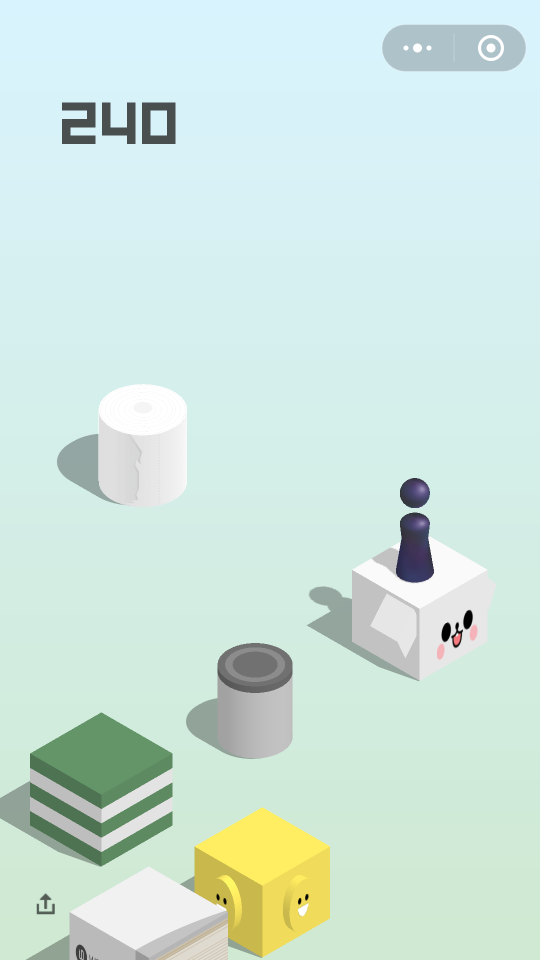
#> input picture input/2018-02-01-19-05-45-339839.png, 1080 x 1920 px (shown at 1/2 size)
$ python NextJumpPlat.py   (older library calls are emulated)
#> lines starting #> are read from the running program, lines starting #| are printed output that depends on the picture; after the words box and inside, x2 and y2 are one past the last pixel; in counts of white or black regions, pixels touching at a corner belong together
### BlackChess.py
#-*- coding: UTF-8 -*-
'''
寻找棋子chess的位置

* 首先根据颜色阈值进行寻找
* 如果没有找到的话就通过使用模板匹配找到棋子的位置
'''

import cv2
import numpy as np
from  FGVisonUtil import FGVisionUtil as vutils


# [29 lines left out: function getChessFootByTempMatch, not called in this run]


def getChessFootMask(img):
    '''
        利用HSV阈值获取棋子的掩模
    '''
    # 先转换为HSV格式的图片
    img_hsv = cv2.cvtColor(img, cv2.COLOR_BGR2HSV)

    # 阈值下界
    lowerb = (104, 33, 58)
    # 阈值上界
    upperb = (136, 121, 104)

    # 图像二值化
    mask = cv2.inRange(img_hsv, lowerb, upperb)
    # 闭运算， 去除棋子头部的黑洞
    mask = cv2.morphologyEx(mask, cv2.MORPH_CLOSE, np.ones((9,9)), iterations=6)

    return mask

# [36 lines left out: functions getChessFootByColor, getChessFootPosi, not called in this run]


# [20 lines that do not run on import are left out]

### FGVisonUtil.py
# -*- coding: utf-8 -*-
import cv2
import numpy as np

import matplotlib.pyplot as plt
import math
import random

class FGVisionUtil:
    '''
        凡哥的机器视觉工具箱
        封装了一些常用的功能
    '''
    # [100 lines left out: functions cal_rgb_margin, cal_single_margin, draw_gray_hist, draw_rgb_hist, justify_rgb_value, not called in this run]

    @staticmethod
    def contours_filter(contours, minWidth=None, maxWidth=None, minHeight=None, maxHeight=None, minArea=None):
        '''
            contours筛选器  通过宽度高度面积 过滤轮廓
        '''
        newCntList = []

        for cnt in contours:

            rect = cv2.minAreaRect(cnt)       # 获取最小矩形区域
            area = cv2.contourArea(cnt)       # 获取contour的面积

            width = rect[1][0]
            height = rect[1][1]

            if minWidth and width < minWidth:
                continue
            if maxWidth and width > maxWidth:
                continue
            if minHeight and height < minHeight:
                continue
            if maxHeight and height > maxHeight:
                continue
            if minArea and area < minArea:
                continue

            newCntList.append(cnt)
        return newCntList


    # [99 lines left out: functions isPointInRectangle, printImgInfo, cal_distance, fitBGRBValue, findCurveBoundary, getMaxCurveBoundary and 1 more, not called in this run]

### NextJumpPlat.py
#-*- coding: UTF-8 -*-
'''
    提取跳一跳 下一跳的平台平面
'''
import cv2
import numpy as np
from FGVisonUtil import FGVisionUtil as vutils
from BlackChess import getChessFootMask
import math


def getCannyEdge(img):
    '''
    获取图片rgb三个通道的边缘图像，并叠加在一起
    '''
    # sobel算子的尺寸
    sobel_size = 5
    threshold1 = 150
    threshold2 = 100

    edgeB = cv2.Canny(img[:,:,0], threshold1, threshold2, apertureSize=sobel_size)
    edgeG = cv2.Canny(img[:,:,1], threshold1, threshold2, apertureSize=sobel_size)
    edgeR = cv2.Canny(img[:,:,2], threshold1, threshold2, apertureSize=sobel_size)

    # 边缘图像叠加
    edge = cv2.bitwise_or(cv2.bitwise_or(edgeB, edgeG), edgeR)

    # 抹掉棋子的部分
    chess_mask = getChessFootMask(img)
    edge = cv2.bitwise_and(edge, cv2.bitwise_not(chess_mask))
    # 去除截图上下1/4处图像的边界
    height, width = edge.shape
    edge[0:int(height/4)] = 0
    edge[int(3*height/4):] = 0
    return edge

def isNextPoint(cur_pt, next_pt, x_direction=-1):
    '''
        判断是否为下一个方向下的点
        x_direction = -1 向左拓展
        x_direction = =1 向右拓展
    '''
    x1,y1 = cur_pt
    x2,y2 = next_pt

    if (x1 - x2) * x_direction > 0 or y1 - y2 > 5:
        # 判断方向是否匹配
        # 对y轴方向小的起伏做滤波作用
        return False
    elif x1 == x2 and y2 - y1 > 5:
        # 检测较大落差 ->判断为垂直竖线
        return False
    return True

def isInShadow(refer_backcolor, hsv_value):
    '''
    判断像素hsv_value 是否为阴影像素
        refer_backcolor 为参考背景色(hsv 格式)
        hsv_value 用来验证是否是阴影
    '''
    # 验证H通道
    if abs(int(refer_backcolor[0])-int(hsv_value[0])) > 5:
        return False
    # 验证S通道
    if abs(int(refer_backcolor[1])-int(hsv_value[1])) > 5:
        return False
    # 判断V亮度差
    delta_s =  int(refer_backcolor[2])- int(hsv_value[2])
    if delta_s > 70 and delta_s < 80:
        return True
    return False


def getLittleWhitePointCenter(img, offset=(0,0), debug=False):
    '''
        找到下一跳的中心白点
    '''
    lowerb = (245, 245, 245)
    upperb = (245, 245, 245)


    mask = cv2.inRange(img, lowerb, upperb)
    image, contours, hierarchy = cv2.findContours(image=mask, mode=cv2.RETR_EXTERNAL, method=cv2.CHAIN_APPROX_SIMPLE)
    contours = vutils.contours_filter(contours, minWidth=35, maxWidth=45, minHeight=20, maxHeight=30)

    if len(contours) != 1:
        if debug:
            # 没有发现小白块 或者发现了多个
            return (None, np.hstack((img, cv2.cvtColor(mask, cv2.COLOR_GRAY2BGR))))
        return None

    # 确定白点的中心点
    (x, y, w, h) = cv2.boundingRect(contours[0])
    cx = int(x+w/2+offset[0])
    cy = int(y+h/2+offset[1])

    if debug == False:
        return (cx, cy)
    else:
        canvas = img.copy()
        cv2.rectangle(canvas, (x,y), (x+w, y+h), (0,0,255), thickness=4)
        return (cx, cy), canvas


def adjust_points(top_point, left_point, right_point):
    '''
    根据左右两点的比值，来适当调整端点位置
    > 便利店轮廓 锯齿太多
    '''
    x1,y1 = top_point
    x2,y2 = left_point
    x3,y3 = right_point
    # 计算左右两点到顶点的距离
    left_len = math.sqrt(math.pow(x1-x2,2) + math.pow(y1-y2, 2))
    right_len = math.sqrt(math.pow(x1-x3,2) + math.pow(y1-y3, 2))
    # 根据比例判断是否超出正常范围
    ratio = left_len / right_len
    if ratio < 1/3:
        # 左边太短， 调整left_point
        left_point = (2*top_point[0]-right_point[0], right_point[1])
    elif ratio > 3:
        # 右边太短
        right_point = (2*top_point[0]-left_point[0], left_point[1])

    return (top_point, left_point, right_point)

def getNextJumpPlatCenter(img, debug=False):
    '''
        获取下一跳平台的中心
    '''
    # 声明画布
    canvas = img.copy()
    # 获取边缘图像
    edge = getCannyEdge(img)
    # 获取边缘信息
    image, contours, hierarchy = cv2.findContours(image=edge, mode=cv2.RETR_EXTERNAL, method=cv2.CHAIN_APPROX_SIMPLE)
    # 对轮廓点集进行过滤
    contours = vutils.contours_filter(contours, minWidth=50, minHeight=50)

    # 找到最高顶点所在轮廓
    next_box_cnt = min(contours, key=lambda cnt: tuple(cnt[cnt[:,:,1].argmin()][0])[1])

    # 获取顶点序号
    top_point_idx = next_box_cnt[:,:,1].argmin()
    # 顶点
    top_point = tuple(next_box_cnt[top_point_idx,0,:2])

    # 背景色取样
    img_hsv = cv2.cvtColor(img, cv2.COLOR_BGR2HSV)
    refer_back_color = img_hsv[top_point[1], top_point[0]]

    # 分别向左向右找到边界点
    left_idx_itr = 1
    right_idx_itr = -1
    # 校正方向对应的序号叠加
    if next_box_cnt[top_point_idx+left_idx_itr,0, 0] > top_point[0]:
        left_idx_itr, right_idx_itr = right_idx_itr, left_idx_itr

    right_pt_idx = top_point_idx+right_idx_itr
    left_pt_idx = top_point_idx+left_idx_itr

    right_point = None
    left_point = None

    # 寻找右边的边缘点
    while True:
        # 当前right point
        right_point = tuple(next_box_cnt[right_pt_idx,0,:2])
        # 获取下一个右边的点
        next = tuple(next_box_cnt[right_pt_idx+right_idx_itr,0,:2])
        # 判断这个点是否可以延伸
        if not isNextPoint(right_point, next, x_direction=1):
            break
        elif isInShadow(refer_back_color, img_hsv[next[1]+5, next[0]]):
            # 判断边缘下方的五个像素是不是阴影
            break

        right_pt_idx += right_idx_itr

    # 寻找左边的边缘点
    while True:
        left_point = tuple(next_box_cnt[left_pt_idx,0,:2])
        next = tuple(next_box_cnt[left_pt_idx+left_idx_itr,0,:2])

        if not isNextPoint(left_point, next, x_direction=-1):
            break
        elif isInShadow(refer_back_color, img_hsv[next[1]+5, next[0]]):
            break

        left_pt_idx += left_idx_itr
    # 调整三个点的位置
    (top_point, left_point, right_point) = adjust_points(top_point, left_point, right_point)
    # 通过平行四边形的定理 获取下方的点
    down_point = (left_point[0]+right_point[0]-top_point[0],left_point[1]+right_point[1]-top_point[1])

    # 生成下一跳平台的搜索区域
    contour = np.array([
        [list(top_point)],
        [list(right_point)],
        [list(down_point)],
        [list(left_point)]])

    (x, y, w, h) = cv2.boundingRect(contour)
    # 在矩形区域内检索小白点提示
    res_pt = getLittleWhitePointCenter(img[y:y+h, x:x+w], offset=(x,y))

    center_point = None
    if res_pt is not None:
        # 如果存在小白点 就直接作为中心点
        center_point = res_pt
    else:
        # 取left_point与right_point 中间处作为中心点
        cx = int((left_point[0]+right_point[0])/2)
        cy = int((left_point[1]+right_point[1])/2)
        center_point = (cx, cy)

    # 设定圆圈半径
    pt_radius = 10
    # 绘制下一跳中心点
    cv2.circle(canvas, center_point, pt_radius, (45,100,255), thickness=-1)
    if debug == True:

        # 绘制轮廓
        cv2.drawContours(image=canvas, contours=[next_box_cnt], contourIdx=-1, color=(0,0,255), thickness=3)
        # 绘制平行四边形的四个点
        cv2.circle(canvas, top_point, pt_radius, (0, 255, 0), thickness=-1)
        cv2.circle(canvas, left_point, pt_radius, (0, 255, 255), thickness=-1)
        cv2.circle(canvas, right_point, pt_radius, (255, 0, 0), thickness=-1)
        cv2.circle(canvas, down_point, pt_radius, (255,255,0), thickness=-1)


    return center_point,canvas

if __name__ == '__main__':
    from glob import glob
    # 待测试的游戏截图， 否放置在./input文件夹下
    img_paths = glob('./input/*.png')

    for path in img_paths:
        img_name = path.split('/')[-1]

        img = cv2.imread(path)
#> img is the input picture: shape (1920, 1080, 3); mean B, G, R 221.5, 229.6, 207.3

        edge = getCannyEdge(img)
#> in getCannyEdge, `edgeB = cv2.Canny(img[:,:,0], threshold1, threshold2, apertureSize=sob..`:
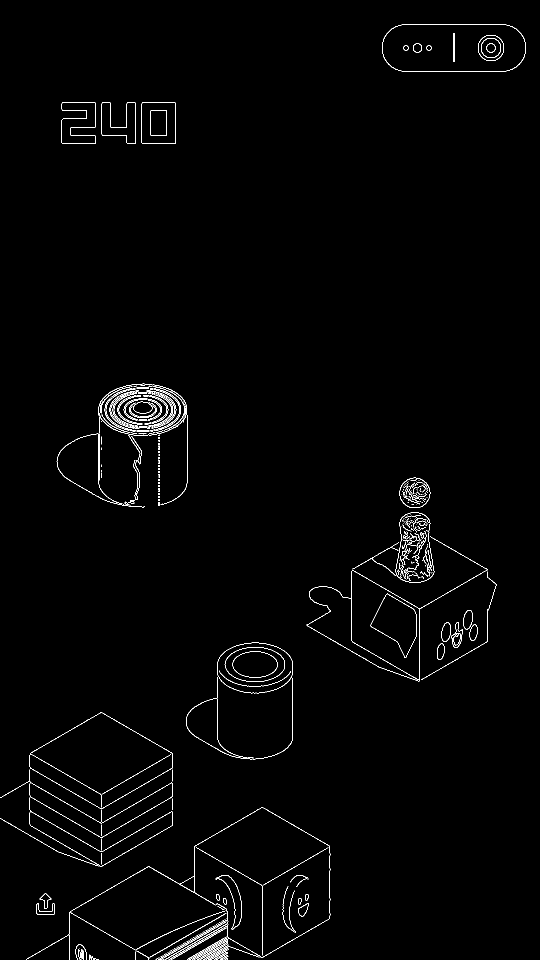
#> edgeB: shape (1920, 1080) (shown at 1/2 size); 1.2% white in thin lines or dots
#> in getCannyEdge, `edgeR = cv2.Canny(img[:,:,2], threshold1, threshold2, apertureSize=sob..`:
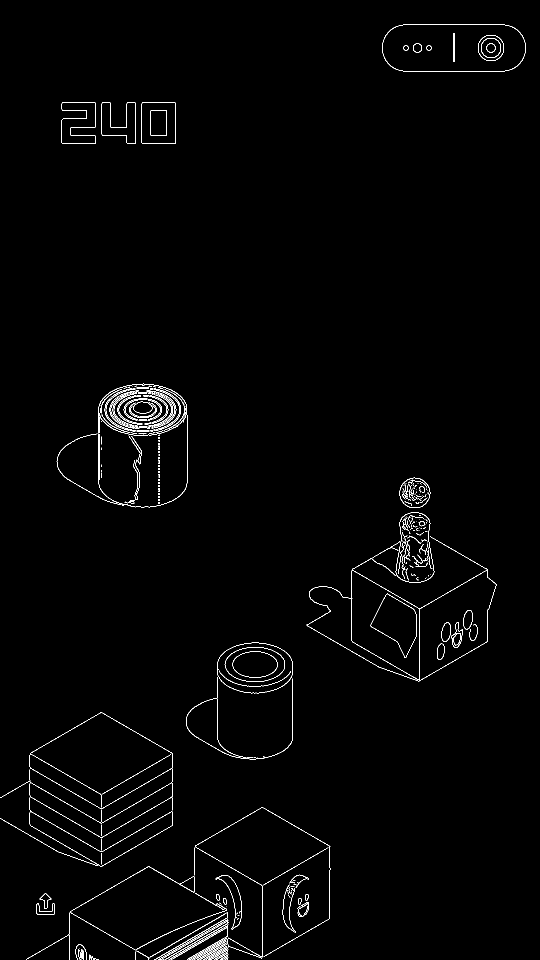
#> edgeR: shape (1920, 1080) (shown at 1/2 size); 1.2% white in thin lines or dots
#> in getCannyEdge, `edge[int(3*height/4):] = 0`:
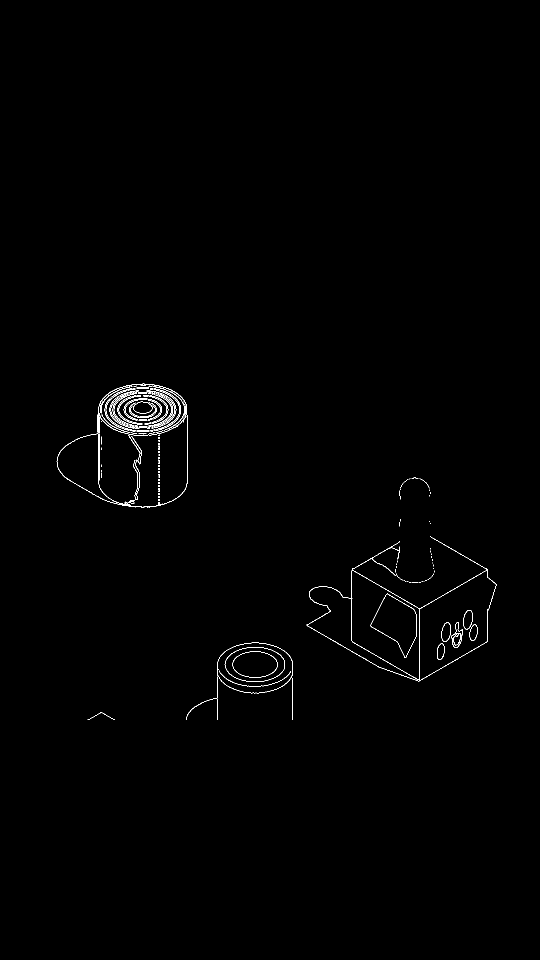
#> edge: shape (1920, 1080) (shown at 1/2 size); 0.51% white in thin lines or dots, all inside (x1, y1, x2, y2) = (113, 767, 993, 1440)
        cv2.imwrite('./output/edge/'+img_name, edge)

        white_point_center, canvas = getLittleWhitePointCenter(img, debug=True)
#> in getLittleWhitePointCenter, `mask = cv2.inRange(img, lowerb, upperb)`:
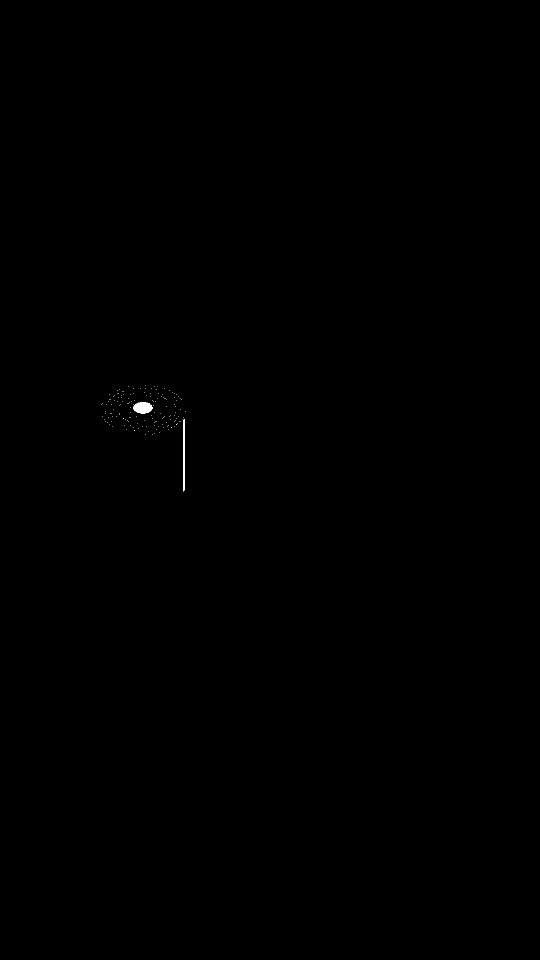
#> mask: shape (1920, 1080) (shown at 1/2 size); 0.05% white; 144 white regions (142 under 20 px)
#> in getLittleWhitePointCenter, `image, contours, hierarchy = cv2.findContours(image=mask, mode=cv2.RET..`: contours = 144 contours, 142 with area under 20; largest, box (x1, y1, x2, y2) and area: (267, 805, 305, 827) 621, (367, 838, 370, 983) 168
#> the loop in contours_filter, `for cnt in contours: ` made 144 passes
#> (rect, area, width, height) on pass 43: (((368, 910), (144, 2), -90), 168.5, 144, 2)
#> after the loop in contours_filter, `for cnt in contours:`: newCntList = []
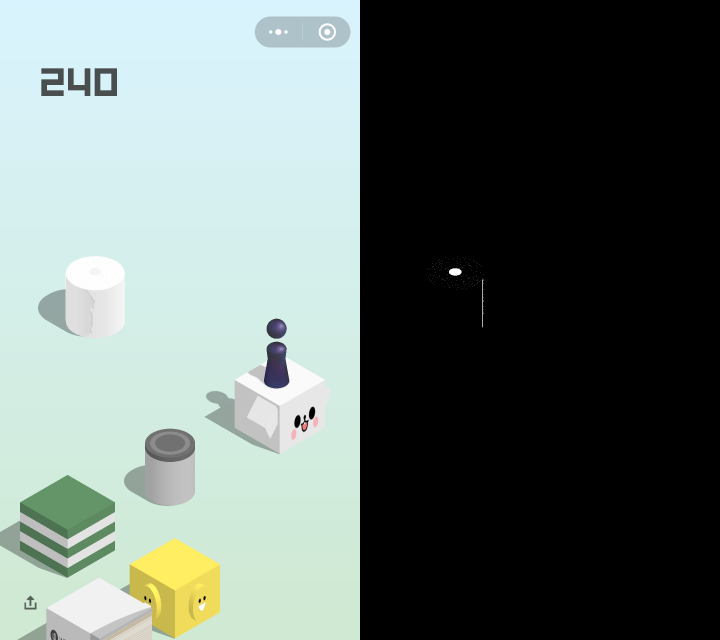
#> canvas: shape (1920, 2160, 3) (shown at 1/3 size); mean B, G, R 110.8, 114.9, 103.7
        cv2.imwrite('./output/white_points/'+img_name, canvas)


        center_point, canvas = getNextJumpPlatCenter(img,debug=True)
#> in getNextJumpPlatCenter, `image, contours, hierarchy = cv2.findContours(image=edge, mode=cv2.RET..`: contours = 86 contours, 77 with area under 20; largest, box (x1, y1, x2, y2) and area: (613, 1073, 993, 1363) 28608, (113, 767, 375, 1015) 22031, (372, 1285, 586, 1440) 12270, (902, 1244, 926, 1296) 622, (926, 1220, 946, 1259) 550
#> the loop in contours_filter (call 2), `for cnt in contours: ` made 86 passes
#> (rect, area, width, height) on passes 4 to 9: (((881.5, 1303), (32, 15), -90), 373, 32, 15), (((467.8, 1349.6), (238.6, 108.3), -18.62), 12269.5, 238.6, 108.3), (((946.5, 1265), (32, 15), -90), 375, 32, 15), (((914.5, 1270.2), (50.6, 21.82), -71.57), 621.5, 50.6, 21.82), (((892, 1263.5), (39, 18), -90), 544.5, 39, 18), (((935.5, 1238.9), (39.22, 18.24), -78.69), 550.5, 39.22, 18.24)
#> after the loop in contours_filter (call 2), `for cnt in contours:`: newCntList = 3 contours; box (x1, y1, x2, y2) and area: (613, 1073, 993, 1363) 28608, (113, 767, 375, 1015) 22031, (372, 1285, 586, 1440) 12270
#> in getNextJumpPlatCenter, `contours = vutils.contours_filter(contours, minWidth=50, minHeight=50)`: contours has the same summary as newCntList in contours_filter
#> in getNextJumpPlatCenter, `next_box_cnt = min(contours, key=lambda cnt: tuple(cnt[cnt[:,:,1].argm..`: next_box_cnt = contour of 558 points, box (x1, y1, x2, y2) (113, 767, 375, 1015), area 22031
#> in getNextJumpPlatCenter, `top_point_idx = next_box_cnt[:,:,1].argmin()`: top_point_idx = 0
#> in getNextJumpPlatCenter, `top_point = tuple(next_box_cnt[top_point_idx,0,:2])`: top_point = (285, 767)
#> in getNextJumpPlatCenter, `refer_back_color = img_hsv[top_point[1], top_point[0]]`: refer_back_color = [88, 28, 239]
#> in getNextJumpPlatCenter, `right_pt_idx = top_point_idx+right_idx_itr`: right_pt_idx = -1
#> in getNextJumpPlatCenter, `left_pt_idx = top_point_idx+left_idx_itr`: left_pt_idx = 1
#> the loop in getNextJumpPlatCenter, `while True:` made 54 passes
#> (x1 in isNextPoint, y1 in isNextPoint, x2 in isNextPoint, y2 in isNextPoint, right_pt_idx) on passes 1 to 8: (288, 767, 289, 768, -2), (289, 768, 293, 768, -3), (293, 768, 294, 769, -4), (294, 769, 295, 769, -5), (295, 769, 296, 768, -6), (296, 768, 301, 768, -7), (301, 768, 302, 769, -8), (302, 769, 308, 769, -9)
#> call 2 of getLittleWhitePointCenter, with offset = (196, 767), debug = False
#> in getLittleWhitePointCenter (call 2), `mask = cv2.inRange(img, lowerb, upperb)`:
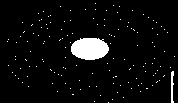
#> mask: shape (103, 178); 4.9% white; 144 white regions (142 under 20 px), largest, box (x1, y1, x2, y2) and area: (71, 38, 109, 60) 668, (171, 71, 174, 103) 72
#> in getLittleWhitePointCenter (call 2), `mask = cv2.inRange(img, lowerb, upperb)`:
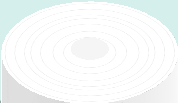
#> img: shape (103, 178, 3); mean B, G, R 249.1, 249.4, 246.1
#> (the run stopped early here; a loop or call above may not have finished)
